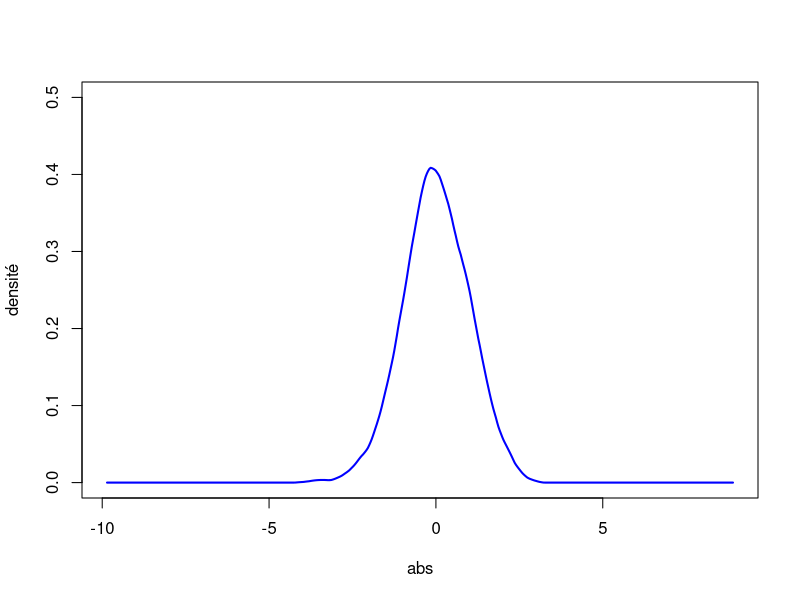
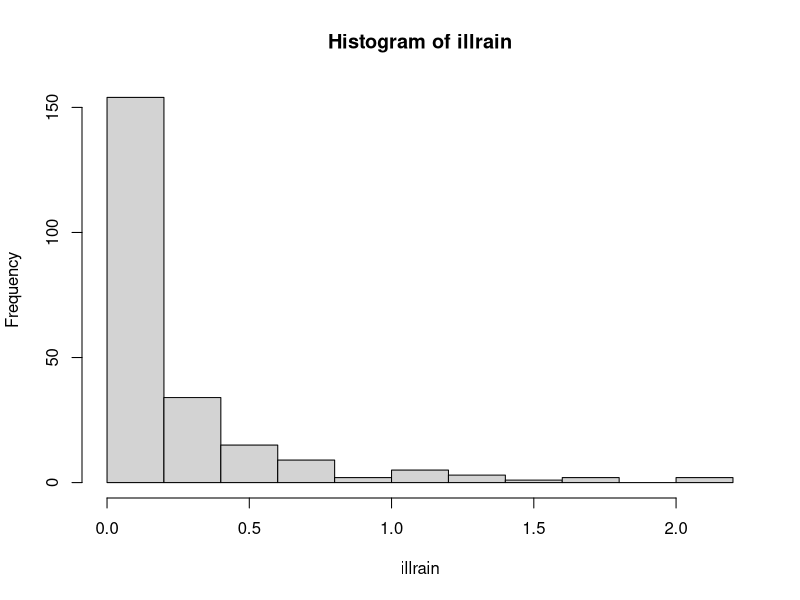
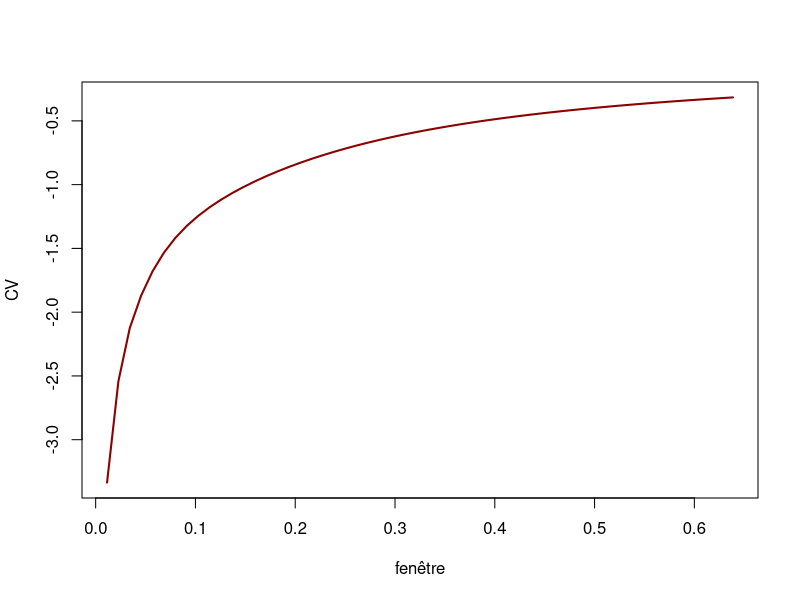
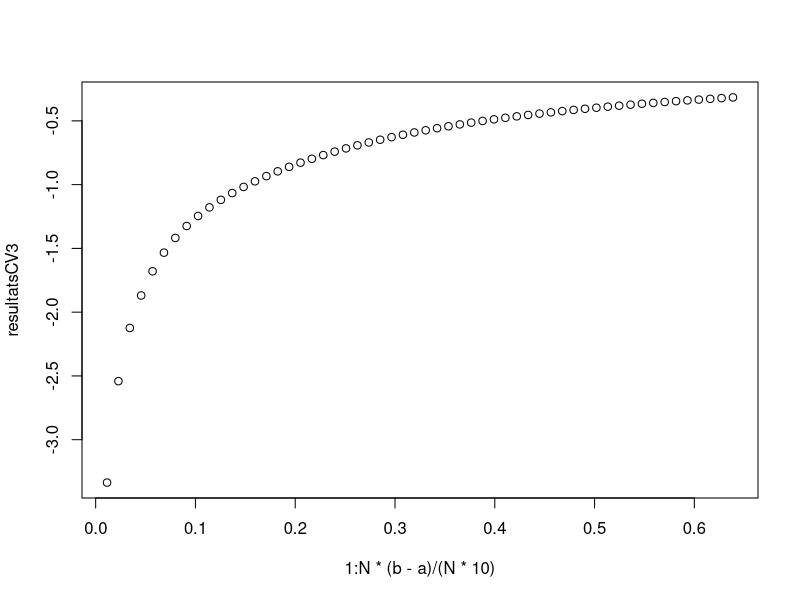
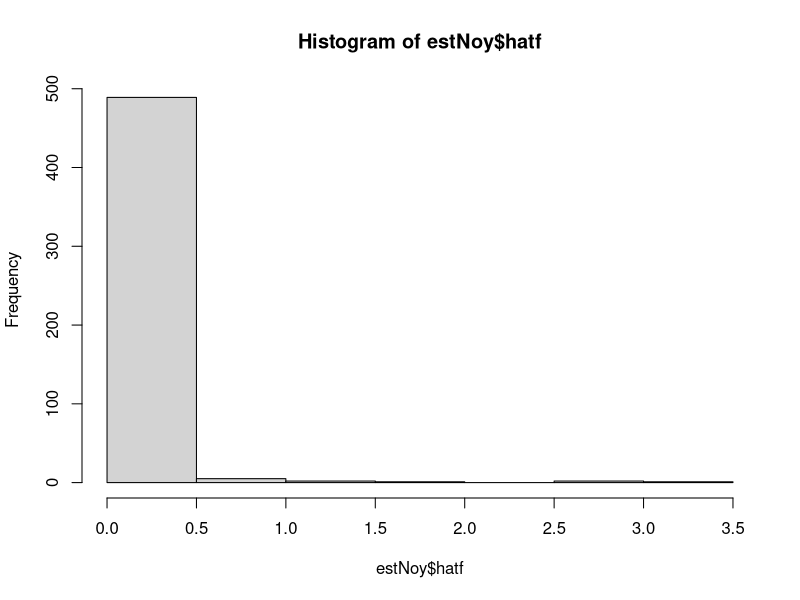
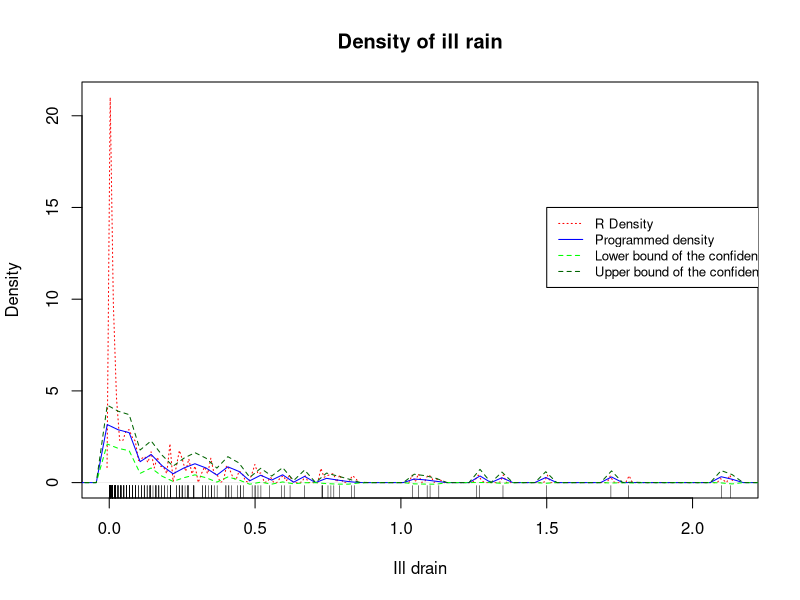

Write the R code that produced these figures, in order.
###CC M2 DSMS
###MDC
###8 décembre 2021
###Documents autorisés

###Professeur : Gilles Durrieu
###UBS

###Élève : Anaël Yahi

#################################
#Question 1
#################################

#########
#Q1 - 1. (a)
#########
#Cf PDF


#########
#Q1 - 1. (b)
#########

n=1000
X=3/4*(rnorm(n)+rnorm(n,mean=-1.5,sd=sqrt(1/3)))

#########
#Q1 - 1. (c)
#########
#Cf PDF

#################################
#Question 2
#################################

#########
#Q2 - 1.
#########
#Cf PDF

#################################
#Question 3
#################################

#########
#Q3 - 1.
#########
#Cf PDF

#########
#Q3 - 2.
#########

KernelEst <- function(x,h,kern,abs,alpha=0.05,showPlot=F){
  n <- length(x)
  m <- length(abs)
  # on crée les points y où on calcule la densité
  #abscisses
  yy <- array(data=c(abs), dim=c(m,n))
  
  #observations
  xx <- t(array(data=c(x), dim=c(n,m))) 
  
  #(x-Xi)/h
  z <- (xx-yy)/h
  
  if (kern=='EP')
  {
    hatf <- (1/(n*h))*as.vector(rowSums(3*(1-z^2)*(abs(z)<=1)/4))
    k2=function(u){
      return(((3/4*(1-u**2))*(abs(u)<=1))**2)
    }
  }
  if (kern=='Rect')
  {
    hatf <- (1/(n*h))*as.vector(rowSums((abs(z)<=1)/2))
    k2=function(u){
      return(((1/2*abs(u))*(abs(u)<=1))**2)
    }
  }
  if (kern=='Tri')
  {
    hatf <- (1/(n*h))*as.vector(rowSums((1-abs(z))*(abs(z)<=1)))
    k2=function(u){
      return(((1-abs(u))*(abs(u)<=1))**2)
    }
  }
  if (kern=='Gaus')
  {
    hatf <- (1/(n*h))*as.vector(rowSums(dnorm(z,0,sd=1/2.2)))
    k2=function(u){
      return((dnorm(u,0,sd=1/2.2))**2)
    }
  }
  if (kern=='sinc')
  {
    #pourquoi diviser par pi ? Résultat théorique, pas pour les autres
    hatf <- (1/(pi*n*h))*as.vector(rowSums(sin(z)/z))
    k2=function(u){
      return((sin(u)/u)**2)
    }
  }
  
  #Calcul de l'intervalle de confiance
  IC_inf=hatf-qnorm(1-alpha/2)*sqrt(hatf*integrate(k2,-Inf,Inf)$value)/(n*h)
  IC_sup=hatf+qnorm(1-alpha/2)*sqrt(hatf*integrate(k2,-Inf,Inf)$value)/(n*h)
  
  if(showPlot){
    plot(abs,hatf,ylab="densité",type='l',col='blue',lwd=2,ylim=c(0,0.5))	
  }
  return(list(hatf=hatf,abs=abs,IC_inf=IC_inf,IC_sup=IC_sup))
}

h <- 0.6
x <- rnorm(1000)

a <- min(x)
b <- max(x)
temp <- b-a
a <- a-temp
b <- b+temp
#abscisses
abs <- a+(b-a)*(1:500)/500

alpha=0.05
kern="EP"

fhat <- KernelEst(x,h,kern,abs,alpha,T)
names(fhat)
fhat$hatf
fhat$abs
fhat$IC_inf
fhat$IC_sup

#########
#Q3 - 3.
#########

illrain=read.table("illrain.dat")[[1]]
hist(illrain)

CV_kern=function(x){
  
  n <- length(x)
  a <- min(x)
  b <- max(x)
  temp <- b-a
  a <- a-temp
  b <- b+temp
  abs <- a+(b-a)*(1:500)/500
  
  N <- floor(n/2)*(n<100)+floor(n/4)*(n>=100)
  
  resultatsCV1 <- array(data=c(0),dim=c(N))
  resultatsCV2 <- array(data=c(0),dim=c(N))
  resultatsCV3 <- array(data=c(0),dim=c(N))
  
  for(m in 1:N)
  {
    h <- m*(b-a)/(N*10)
    
    esth <- KernelEst(x,h,"Gaus",abs)
    #matrice des K((X_i-X_j)/h)
    x2 <- array(data=c(x),dim=c(n,n))
    xx <- dnorm((x2-t(x2))/h)
    temp <- rowSums(xx)-diag(xx)
    
    resultatsCV1[m] <- sum((esth$hatf)^2)*((b-a)/500)
    resultatsCV2[m] <- 2/(n*(n-1)*h)*sum(temp)
    resultatsCV3[m] <- resultatsCV1[m]-resultatsCV2[m]
  }
  
  #	plot((1:N)*(b-a)/(10*N),resultatsCV1,type='l',lwd=2,col='darkred',xlab='fenêtre',ylab='CV')
  #	lines((1:N)*(b-a)/(10*N),resultatsCV2, col='blue')
  #	lines((1:N)*(b-a)/(10*N),resultatsCV3, lwd=2,col='red')
  plot((1:N)*(b-a)/(10*N),resultatsCV3,type='l',lwd=2,col='darkred',xlab='fenêtre',ylab='CV')
  
  plot(1:N*(b-a)/(N*10),resultatsCV3)
  return(list(CVh=min(resultatsCV3),h=which.min(resultatsCV3)*(b-a)/(10*N)))
}

h=CV_kern(illrain)$h;h

estNoy <- KernelEst(illrain,h,"Gaus",abs)

hist(estNoy$hatf)

plot(density(illrain, width = h, n = 200), 
     xlab = "Ill drain", ylab = "Density",
     col="red",main="Density of ill rain",lty=3)
rug(illrain)
lines(estNoy$abs,estNoy$hatf, lty = 1,col="blue")

#########
#Q3 - 4.
#########

lines(estNoy$abs,estNoy$IC_inf, lty = 2,col="green")
lines(estNoy$abs,estNoy$IC_sup, lty = 2,col="dark green")

legend(1.5, 15, legend=c("R Density", "Programmed density", 
                         "Lower bound of the confidence interval at 95%", 
                         "Upper bound of the confidence interval at 95%"),
       col=c("red", "blue","green","dark green"), lty=c(3,1,2,2), cex=0.8)
#Utiliser le bouton Zoom pour voir le graphe en grand



